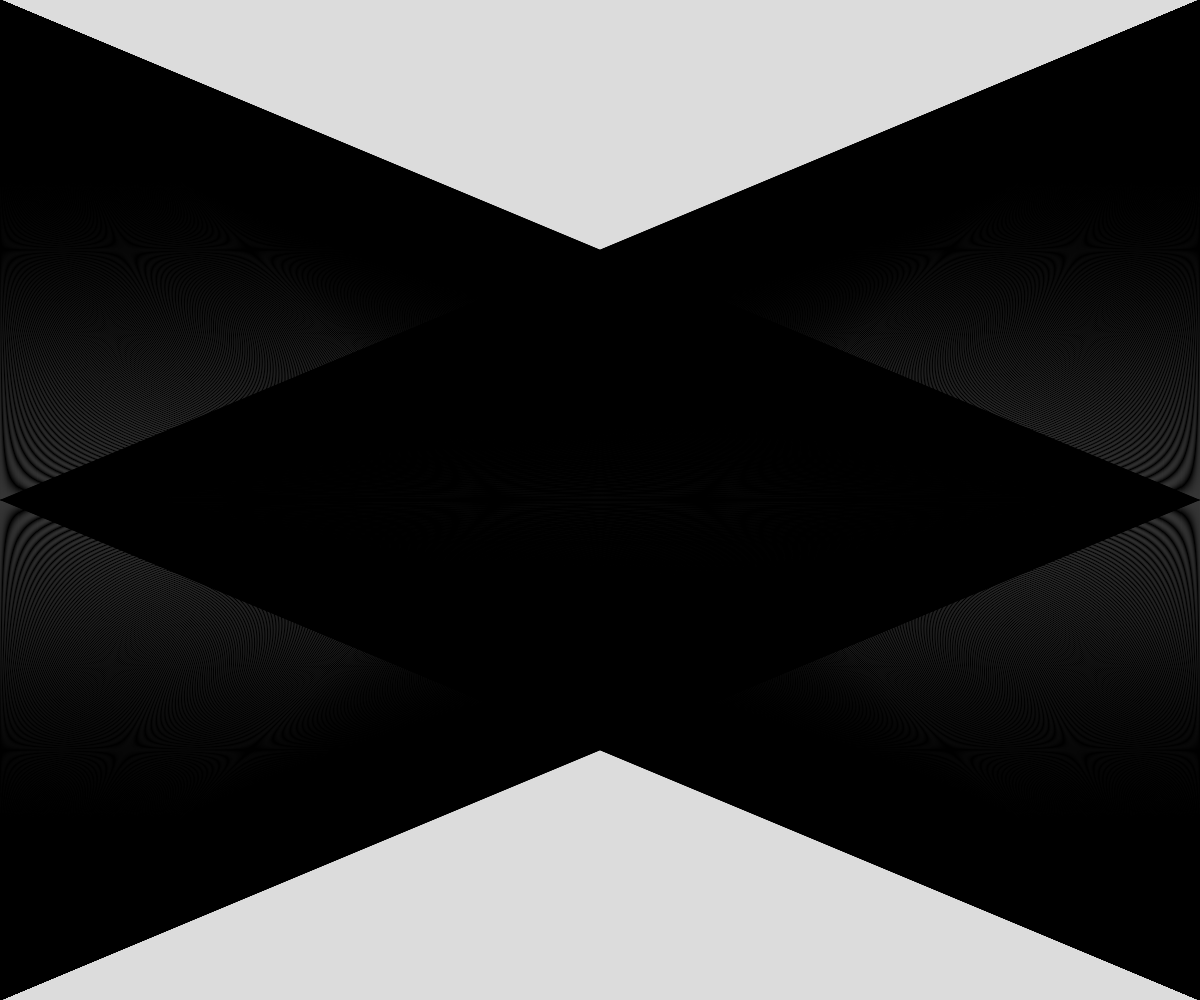
Frame 1 (no input)
Frame 60 (no input): identical to frame 1, image omitted
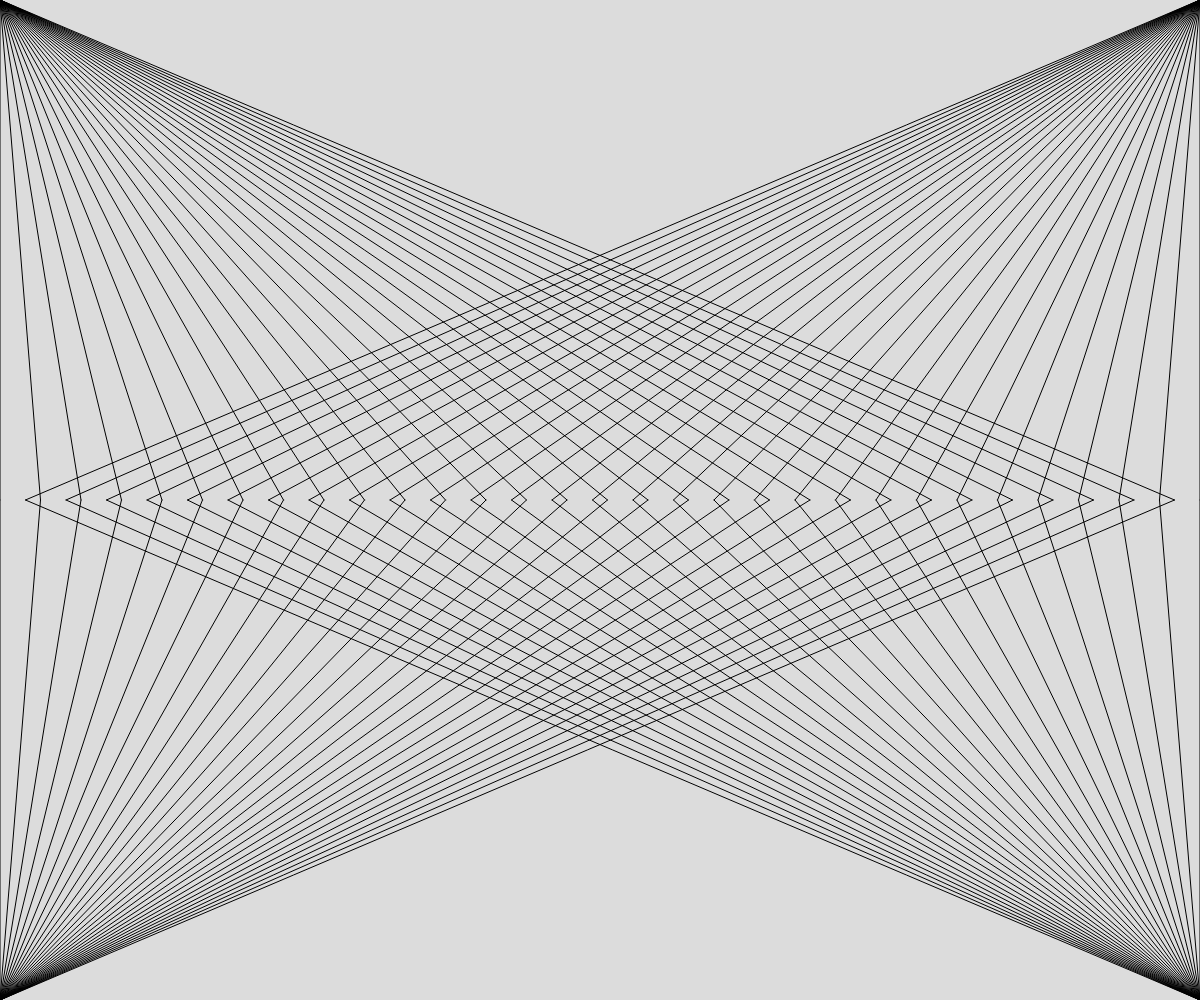
Frame 120 (the mouse pressed at the canvas centre since frame 60)

The p5.js sketch that drew these frames (run headless with seeded random() and noise() and a simulated clock; from frame 60 on, the mouse is pressed at the canvas centre):

// p5.js sketch
// ── sketch.js
// Project Title
// Your Name
// Date
//
// Extra for Experts:
// - describe what you did to take this project "above and beyond"


function setup() {
  createCanvas(windowWidth, windowHeight);
}

function loopDraw() {
  print("hi");
  let spacing = map(mouseX, 0, width,1,80);
  for (let x = 0; x < width; x += spacing){
    line(0, 0, x, height / 2);
    line(0, height, x, height / 2);
  }
  for (let x = width; x > 0; x -= spacing){
    line(width, 0, x, height / 2);
    line(width, height, x, height / 2);
  }
}

function loopDrawTwo(){
  ellipseMode(CENTER);
  for(let x = 0; x < width; x += 30){
    for(let y = 0; y < height; y += 30){
      fill(random(255),random(255),random(255));
      ellipse(x,y,20,20);
    }
  }

}

function draw() {
  background(220);
  loopDraw();
}
